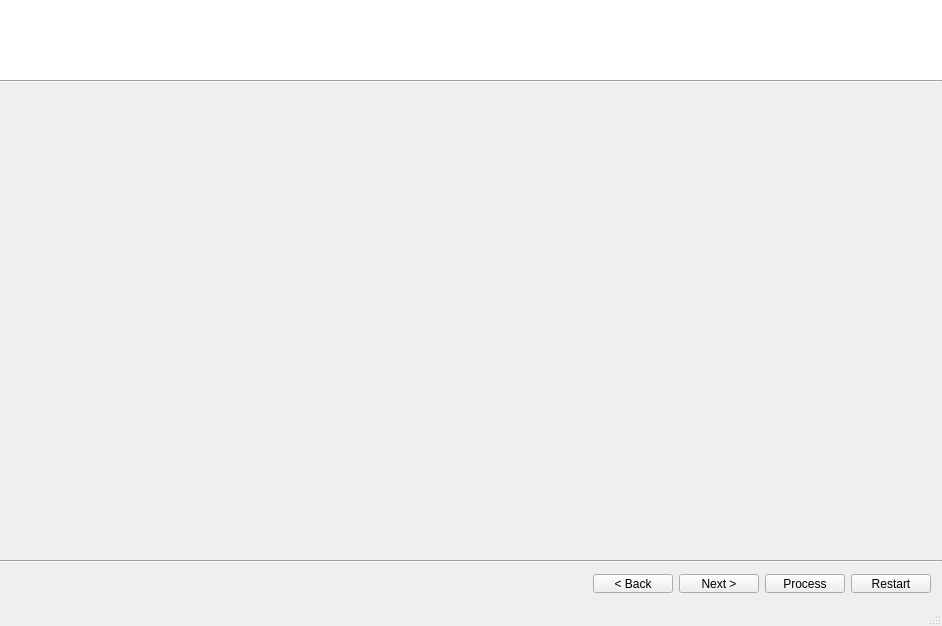
<?xml version="1.0" encoding="UTF-8"?>
<ui version="4.0">
 <class>WinSymbolScannerClass</class>
 <widget class="QMainWindow" name="WinSymbolScannerClass">
  <property name="geometry">
   <rect>
    <x>0</x>
    <y>0</y>
    <width>942</width>
    <height>626</height>
   </rect>
  </property>
  <property name="windowTitle">
   <string>WinSymbolScanner</string>
  </property>
  <property name="defaultFileFilter" stdset="0">
   <stringlist>
    <string>*.png</string>
    <string>*.jpg</string>
    <string>*.bmp</string>
   </stringlist>
  </property>
  <widget class="QWidget" name="centralWidget">
   <layout class="QVBoxLayout" name="verticalLayout">
    <property name="spacing">
     <number>0</number>
    </property>
    <property name="leftMargin">
     <number>0</number>
    </property>
    <property name="topMargin">
     <number>0</number>
    </property>
    <property name="rightMargin">
     <number>0</number>
    </property>
    <property name="bottomMargin">
     <number>0</number>
    </property>
    <item>
     <widget class="QWidget" name="widgetHeader" native="true">
      <property name="minimumSize">
       <size>
        <width>0</width>
        <height>80</height>
       </size>
      </property>
      <property name="maximumSize">
       <size>
        <width>16777215</width>
        <height>80</height>
       </size>
      </property>
      <property name="palette">
       <palette>
        <active>
         <colorrole role="WindowText">
          <brush brushstyle="SolidPattern">
           <color alpha="255">
            <red>0</red>
            <green>0</green>
            <blue>0</blue>
           </color>
          </brush>
         </colorrole>
         <colorrole role="Button">
          <brush brushstyle="SolidPattern">
           <color alpha="255">
            <red>255</red>
            <green>255</green>
            <blue>255</blue>
           </color>
          </brush>
         </colorrole>
         <colorrole role="Light">
          <brush brushstyle="SolidPattern">
           <color alpha="255">
            <red>255</red>
            <green>255</green>
            <blue>255</blue>
           </color>
          </brush>
         </colorrole>
         <colorrole role="Midlight">
          <brush brushstyle="SolidPattern">
           <color alpha="255">
            <red>255</red>
            <green>255</green>
            <blue>255</blue>
           </color>
          </brush>
         </colorrole>
         <colorrole role="Dark">
          <brush brushstyle="SolidPattern">
           <color alpha="255">
            <red>127</red>
            <green>127</green>
            <blue>127</blue>
           </color>
          </brush>
         </colorrole>
         <colorrole role="Mid">
          <brush brushstyle="SolidPattern">
           <color alpha="255">
            <red>170</red>
            <green>170</green>
            <blue>170</blue>
           </color>
          </brush>
         </colorrole>
         <colorrole role="Text">
          <brush brushstyle="SolidPattern">
           <color alpha="255">
            <red>0</red>
            <green>0</green>
            <blue>0</blue>
           </color>
          </brush>
         </colorrole>
         <colorrole role="BrightText">
          <brush brushstyle="SolidPattern">
           <color alpha="255">
            <red>255</red>
            <green>255</green>
            <blue>255</blue>
           </color>
          </brush>
         </colorrole>
         <colorrole role="ButtonText">
          <brush brushstyle="SolidPattern">
           <color alpha="255">
            <red>0</red>
            <green>0</green>
            <blue>0</blue>
           </color>
          </brush>
         </colorrole>
         <colorrole role="Base">
          <brush brushstyle="SolidPattern">
           <color alpha="255">
            <red>255</red>
            <green>255</green>
            <blue>255</blue>
           </color>
          </brush>
         </colorrole>
         <colorrole role="Window">
          <brush brushstyle="SolidPattern">
           <color alpha="255">
            <red>255</red>
            <green>255</green>
            <blue>255</blue>
           </color>
          </brush>
         </colorrole>
         <colorrole role="Shadow">
          <brush brushstyle="SolidPattern">
           <color alpha="255">
            <red>0</red>
            <green>0</green>
            <blue>0</blue>
           </color>
          </brush>
         </colorrole>
         <colorrole role="AlternateBase">
          <brush brushstyle="SolidPattern">
           <color alpha="255">
            <red>255</red>
            <green>255</green>
            <blue>255</blue>
           </color>
          </brush>
         </colorrole>
         <colorrole role="ToolTipBase">
          <brush brushstyle="SolidPattern">
           <color alpha="255">
            <red>255</red>
            <green>255</green>
            <blue>220</blue>
           </color>
          </brush>
         </colorrole>
         <colorrole role="ToolTipText">
          <brush brushstyle="SolidPattern">
           <color alpha="255">
            <red>0</red>
            <green>0</green>
            <blue>0</blue>
           </color>
          </brush>
         </colorrole>
        </active>
        <inactive>
         <colorrole role="WindowText">
          <brush brushstyle="SolidPattern">
           <color alpha="255">
            <red>0</red>
            <green>0</green>
            <blue>0</blue>
           </color>
          </brush>
         </colorrole>
         <colorrole role="Button">
          <brush brushstyle="SolidPattern">
           <color alpha="255">
            <red>255</red>
            <green>255</green>
            <blue>255</blue>
           </color>
          </brush>
         </colorrole>
         <colorrole role="Light">
          <brush brushstyle="SolidPattern">
           <color alpha="255">
            <red>255</red>
            <green>255</green>
            <blue>255</blue>
           </color>
          </brush>
         </colorrole>
         <colorrole role="Midlight">
          <brush brushstyle="SolidPattern">
           <color alpha="255">
            <red>255</red>
            <green>255</green>
            <blue>255</blue>
           </color>
          </brush>
         </colorrole>
         <colorrole role="Dark">
          <brush brushstyle="SolidPattern">
           <color alpha="255">
            <red>127</red>
            <green>127</green>
            <blue>127</blue>
           </color>
          </brush>
         </colorrole>
         <colorrole role="Mid">
          <brush brushstyle="SolidPattern">
           <color alpha="255">
            <red>170</red>
            <green>170</green>
            <blue>170</blue>
           </color>
          </brush>
         </colorrole>
         <colorrole role="Text">
          <brush brushstyle="SolidPattern">
           <color alpha="255">
            <red>0</red>
            <green>0</green>
            <blue>0</blue>
           </color>
          </brush>
         </colorrole>
         <colorrole role="BrightText">
          <brush brushstyle="SolidPattern">
           <color alpha="255">
            <red>255</red>
            <green>255</green>
            <blue>255</blue>
           </color>
          </brush>
         </colorrole>
         <colorrole role="ButtonText">
          <brush brushstyle="SolidPattern">
           <color alpha="255">
            <red>0</red>
            <green>0</green>
            <blue>0</blue>
           </color>
          </brush>
         </colorrole>
         <colorrole role="Base">
          <brush brushstyle="SolidPattern">
           <color alpha="255">
            <red>255</red>
            <green>255</green>
            <blue>255</blue>
           </color>
          </brush>
         </colorrole>
         <colorrole role="Window">
          <brush brushstyle="SolidPattern">
           <color alpha="255">
            <red>255</red>
            <green>255</green>
            <blue>255</blue>
           </color>
          </brush>
         </colorrole>
         <colorrole role="Shadow">
          <brush brushstyle="SolidPattern">
           <color alpha="255">
            <red>0</red>
            <green>0</green>
            <blue>0</blue>
           </color>
          </brush>
         </colorrole>
         <colorrole role="AlternateBase">
          <brush brushstyle="SolidPattern">
           <color alpha="255">
            <red>255</red>
            <green>255</green>
            <blue>255</blue>
           </color>
          </brush>
         </colorrole>
         <colorrole role="ToolTipBase">
          <brush brushstyle="SolidPattern">
           <color alpha="255">
            <red>255</red>
            <green>255</green>
            <blue>220</blue>
           </color>
          </brush>
         </colorrole>
         <colorrole role="ToolTipText">
          <brush brushstyle="SolidPattern">
           <color alpha="255">
            <red>0</red>
            <green>0</green>
            <blue>0</blue>
           </color>
          </brush>
         </colorrole>
        </inactive>
        <disabled>
         <colorrole role="WindowText">
          <brush brushstyle="SolidPattern">
           <color alpha="255">
            <red>127</red>
            <green>127</green>
            <blue>127</blue>
           </color>
          </brush>
         </colorrole>
         <colorrole role="Button">
          <brush brushstyle="SolidPattern">
           <color alpha="255">
            <red>255</red>
            <green>255</green>
            <blue>255</blue>
           </color>
          </brush>
         </colorrole>
         <colorrole role="Light">
          <brush brushstyle="SolidPattern">
           <color alpha="255">
            <red>255</red>
            <green>255</green>
            <blue>255</blue>
           </color>
          </brush>
         </colorrole>
         <colorrole role="Midlight">
          <brush brushstyle="SolidPattern">
           <color alpha="255">
            <red>255</red>
            <green>255</green>
            <blue>255</blue>
           </color>
          </brush>
         </colorrole>
         <colorrole role="Dark">
          <brush brushstyle="SolidPattern">
           <color alpha="255">
            <red>127</red>
            <green>127</green>
            <blue>127</blue>
           </color>
          </brush>
         </colorrole>
         <colorrole role="Mid">
          <brush brushstyle="SolidPattern">
           <color alpha="255">
            <red>170</red>
            <green>170</green>
            <blue>170</blue>
           </color>
          </brush>
         </colorrole>
         <colorrole role="Text">
          <brush brushstyle="SolidPattern">
           <color alpha="255">
            <red>127</red>
            <green>127</green>
            <blue>127</blue>
           </color>
          </brush>
         </colorrole>
         <colorrole role="BrightText">
          <brush brushstyle="SolidPattern">
           <color alpha="255">
            <red>255</red>
            <green>255</green>
            <blue>255</blue>
           </color>
          </brush>
         </colorrole>
         <colorrole role="ButtonText">
          <brush brushstyle="SolidPattern">
           <color alpha="255">
            <red>127</red>
            <green>127</green>
            <blue>127</blue>
           </color>
          </brush>
         </colorrole>
         <colorrole role="Base">
          <brush brushstyle="SolidPattern">
           <color alpha="255">
            <red>255</red>
            <green>255</green>
            <blue>255</blue>
           </color>
          </brush>
         </colorrole>
         <colorrole role="Window">
          <brush brushstyle="SolidPattern">
           <color alpha="255">
            <red>255</red>
            <green>255</green>
            <blue>255</blue>
           </color>
          </brush>
         </colorrole>
         <colorrole role="Shadow">
          <brush brushstyle="SolidPattern">
           <color alpha="255">
            <red>0</red>
            <green>0</green>
            <blue>0</blue>
           </color>
          </brush>
         </colorrole>
         <colorrole role="AlternateBase">
          <brush brushstyle="SolidPattern">
           <color alpha="255">
            <red>255</red>
            <green>255</green>
            <blue>255</blue>
           </color>
          </brush>
         </colorrole>
         <colorrole role="ToolTipBase">
          <brush brushstyle="SolidPattern">
           <color alpha="255">
            <red>255</red>
            <green>255</green>
            <blue>220</blue>
           </color>
          </brush>
         </colorrole>
         <colorrole role="ToolTipText">
          <brush brushstyle="SolidPattern">
           <color alpha="255">
            <red>0</red>
            <green>0</green>
            <blue>0</blue>
           </color>
          </brush>
         </colorrole>
        </disabled>
       </palette>
      </property>
      <property name="autoFillBackground">
       <bool>true</bool>
      </property>
      <layout class="QHBoxLayout" name="horizontalLayout_2">
       <item>
        <widget class="QLabel" name="labelIcon">
         <property name="pixmap">
          <pixmap resource="SymbolScanner.qrc">:/app/res/cat.png</pixmap>
         </property>
         <property name="IconSource" stdset="0">
          <string>http://icones.pro/en/scanner-3-png-image.html</string>
         </property>
        </widget>
       </item>
       <item>
        <widget class="QLabel" name="labelDescription"/>
       </item>
       <item>
        <spacer name="horizontalSpacer_2">
         <property name="orientation">
          <enum>Qt::Horizontal</enum>
         </property>
         <property name="sizeHint" stdset="0">
          <size>
           <width>40</width>
           <height>20</height>
          </size>
         </property>
        </spacer>
       </item>
      </layout>
     </widget>
    </item>
    <item>
     <widget class="Line" name="lineA">
      <property name="orientation">
       <enum>Qt::Horizontal</enum>
      </property>
     </widget>
    </item>
    <item>
     <widget class="QStackedWidget" name="stackedWidget">
      <property name="currentIndex">
       <number>0</number>
      </property>
      <widget class="WinImageSelector" name="pageSelect"/>
      <widget class="WinImageFilterGrid" name="pageFilterGrid"/>
      <widget class="QWidget" name="pageFilterSymbol"/>
     </widget>
    </item>
    <item>
     <widget class="Line" name="lineB">
      <property name="orientation">
       <enum>Qt::Horizontal</enum>
      </property>
     </widget>
    </item>
    <item>
     <widget class="QWidget" name="widgetWizardButtons" native="true">
      <property name="minimumSize">
       <size>
        <width>0</width>
        <height>41</height>
       </size>
      </property>
      <property name="maximumSize">
       <size>
        <width>16777215</width>
        <height>41</height>
       </size>
      </property>
      <layout class="QHBoxLayout" name="horizontalLayout">
       <item>
        <spacer name="horizontalSpacer">
         <property name="orientation">
          <enum>Qt::Horizontal</enum>
         </property>
         <property name="sizeHint" stdset="0">
          <size>
           <width>619</width>
           <height>20</height>
          </size>
         </property>
        </spacer>
       </item>
       <item>
        <widget class="QPushButton" name="pushButtonBack">
         <property name="visible">
          <bool>false</bool>
         </property>
         <property name="text">
          <string>&lt; Back</string>
         </property>
        </widget>
       </item>
       <item>
        <widget class="QPushButton" name="pushButtonNext">
         <property name="text">
          <string>Next &gt;</string>
         </property>
         <property name="flat">
          <bool>false</bool>
         </property>
        </widget>
       </item>
       <item>
        <widget class="QPushButton" name="pushButtonProcess">
         <property name="visible">
          <bool>false</bool>
         </property>
         <property name="text">
          <string>Process</string>
         </property>
        </widget>
       </item>
       <item>
        <widget class="QPushButton" name="pushButtonRestart">
         <property name="text">
          <string>Restart</string>
         </property>
        </widget>
       </item>
      </layout>
     </widget>
    </item>
   </layout>
  </widget>
  <widget class="QMenuBar" name="menuBar">
   <property name="geometry">
    <rect>
     <x>0</x>
     <y>0</y>
     <width>942</width>
     <height>21</height>
    </rect>
   </property>
  </widget>
  <widget class="QStatusBar" name="statusBar"/>
 </widget>
 <layoutdefault spacing="6" margin="11"/>
 <customwidgets>
  <customwidget>
   <class>WinImageSelector</class>
   <extends>QWidget</extends>
   <header>WinImageSelector.h</header>
   <container>1</container>
  </customwidget>
  <customwidget>
   <class>WinImageFilterGrid</class>
   <extends>QWidget</extends>
   <header>WinImageFilterGrid.h</header>
   <container>1</container>
  </customwidget>
 </customwidgets>
 <resources>
  <include location="SymbolScanner.qrc"/>
 </resources>
 <connections/>
 <slots>
  <signal>imageCached(QString)</signal>
 </slots>
</ui>
